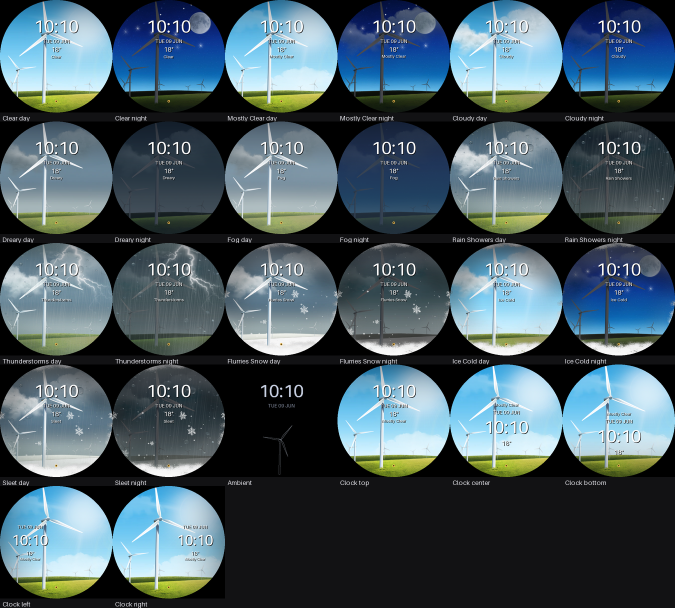
#> input picture wear/generated-preview/contact_sheet_all.png, 1350 x 1215 px (shown at 1/2 size)
$ python -i generate.py   (imports and definitions only)
#> lines starting #> are read from the running program, lines starting #| are printed output that depends on the picture
#> further down, picture is the input picture: PIL image 1350x1215 RGB; mean R, G, B 69.8, 88, 96.9
import argparse
import hashlib
import json
import math
import os
import random
import shutil
import sys
import tempfile
import xml.etree.ElementTree as ElementTree

from PIL import Image, ImageDraw, ImageFilter, ImageFont

import framing

Image.MAX_IMAGE_PIXELS = None

REPO_ROOT = os.path.normpath(os.path.join(os.path.dirname(os.path.abspath(__file__)), "..", ".."))
SOURCE_DIR = os.path.join(REPO_ROOT, "app", "res", "drawable-nodpi")
OUTPUT_DIR = os.path.join(REPO_ROOT, "wearWatchFace", "src", "main", "res", "drawable-nodpi")
PREVIEW_DIR = os.path.join(REPO_ROOT, "wear", "generated-preview")
MANIFEST_PATH = os.path.join(REPO_ROOT, "wear", "wear_asset_manifest.json")
SCENE_MAPPING_PATH = os.path.join(REPO_ROOT, "wear", "scene_mapping.json")
ASSET_SOURCES_PATH = os.path.join(REPO_ROOT, "wear", "asset_sources.json")
WATCHFACE_PATH = os.path.join(REPO_ROOT, "wearWatchFace", "src", "main", "res", "raw",
                              "watchface.xml")

FACE = framing.FACE
SEED = 20260901
NIGHT_GAIN = 0.24
NIGHT_LIFT = 0.06
HERO_INDEX = 2
FOREGROUND_MILLS = (1, 2)
MID_MILLS = (5, 6, 7)
FAR_MILLS = (11, 12)
SCENE_MILLS = FAR_MILLS + MID_MILLS + FOREGROUND_MILLS

CLOCK_LAYOUT = {
    "logo": {"x": 170, "y": 420, "width": 110, "height": 26},
    "weather_error_dot": {"x": 218, "y": 398, "width": 14, "height": 14},
    "complication_left": {"x": 98, "y": 374, "width": 52, "height": 52},
    "complication_right": {"x": 300, "y": 374, "width": 52, "height": 52},
    "ambient_rotor": {"x": 150, "y": 225, "width": 150, "height": 150},
    "ambient_tower": {"x": 213, "y": 298, "width": 13, "height": 143},
}

SCRIM_SIZE = (450, 232)

CLOCK_POSITIONS = {
    "top": {
        "scrim": {"x": 0, "y": 0, "width": 450, "height": 232, "angle": 0},
        "time": {"x": 25, "y": 62, "width": 400, "height": 88},
        "date": {"x": 75, "y": 152, "width": 300, "height": 26},
        "temperature": {"x": 125, "y": 182, "width": 200, "height": 32},
        "condition": {"x": 75, "y": 216, "width": 300, "height": 22},
        "fonts": {"time": 66, "date": 20, "temperature": 26, "condition": 17},
    },
    "center": {
        "scrim": None,
        "condition": {"x": 75, "y": 152, "width": 300, "height": 22},
        "date": {"x": 75, "y": 178, "width": 300, "height": 26},
        "time": {"x": 25, "y": 207, "width": 400, "height": 88},
        "temperature": {"x": 125, "y": 299, "width": 200, "height": 32},
        "fonts": {"time": 66, "date": 20, "temperature": 26, "condition": 17},
    },
    "bottom": {
        "scrim": {"x": 0, "y": 218, "width": 450, "height": 232, "angle": 180},
        "condition": {"x": 75, "y": 188, "width": 300, "height": 22},
        "date": {"x": 75, "y": 214, "width": 300, "height": 26},
        "time": {"x": 25, "y": 243, "width": 400, "height": 88},
        "temperature": {"x": 125, "y": 335, "width": 200, "height": 32},
        "fonts": {"time": 66, "date": 20, "temperature": 26, "condition": 17},
    },
    "left": {
        "scrim": {"x": -109, "y": 109, "width": 450, "height": 232, "angle": 270},
        "date": {"x": 10, "y": 152, "width": 220, "height": 24},
        "time": {"x": 10, "y": 181, "width": 220, "height": 72},
        "temperature": {"x": 10, "y": 255, "width": 220, "height": 28},
        "condition": {"x": 10, "y": 283, "width": 220, "height": 20},
        "fonts": {"time": 54, "date": 18, "temperature": 22, "condition": 15},
    },
    "right": {
        "scrim": {"x": 109, "y": 109, "width": 450, "height": 232, "angle": 90},
        "date": {"x": 220, "y": 152, "width": 220, "height": 24},
        "time": {"x": 220, "y": 181, "width": 220, "height": 72},
        "temperature": {"x": 220, "y": 255, "width": 220, "height": 28},
        "condition": {"x": 220, "y": 283, "width": 220, "height": 20},
        "fonts": {"time": 54, "date": 18, "temperature": 22, "condition": 15},
    },
}

DEFAULT_CLOCK_POSITION = "top"

BOLT_PLACEMENTS = [
    {"key": "storm_bolt_a", "source": "g_lightning_01.png", "x": 1.0, "y": 3.0, "scale": 0.62},
    {"key": "storm_bolt_b", "source": "g_lightning_02.png", "x": -2.6, "y": 3.4, "scale": 0.5},
    {"key": "storm_bolt_c", "source": "g_lightning_03.png", "x": 2.8, "y": 3.8, "scale": 0.44},
]


class Builder:
    # [23 lines left out: functions __init__, source, source_hash, not called in this run]

    def place(self, key, rect):
        self.geometry[key] = rect
        return rect

    # [35 lines left out: function emit, not called in this run]

    def source_out(self, path):
        image = Image.open(path)
        return image.convert("RGBA")


def read_json(path):
    with open(path, "r", encoding="utf-8") as handle:
        return json.load(handle)


# [4 lines left out: function is_opaque, not called in this run]


def resize(image, size):
    return image.resize((max(1, int(size[0])), max(1, int(size[1]))), Image.LANCZOS)


# [39 lines left out: functions content_box, hub_box, crop_padded, tint, not called in this run]


def clamp255(value):
    return max(0, min(255, int(round(value))))


# [48 lines left out: functions scale_alpha, radial_alpha, vertical_fade, not called in this run]


def mirror_tile_h(image):
    width, height = image.size
#> width = 1350; height = 1215
    canvas = Image.new("RGBA", (width * 2, height), (0, 0, 0, 0))
#> canvas: PIL image 2700x1215 RGBA; every value is 0
    canvas.paste(image, (0, 0))
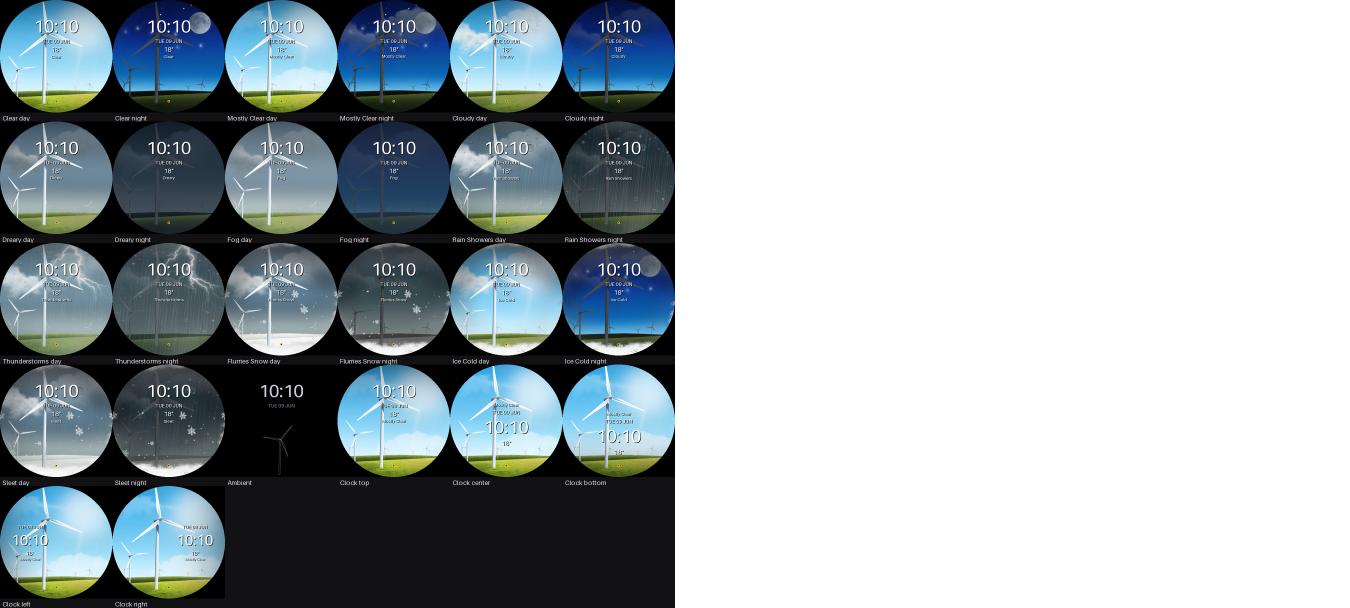
#> canvas: PIL image 2700x1215 RGBA (shown at 1/2 size); mean R, G, B, A 34.9, 44, 48.4, 127.5; transparent parts drawn white
    canvas.paste(image.transpose(Image.FLIP_LEFT_RIGHT), (width, 0))
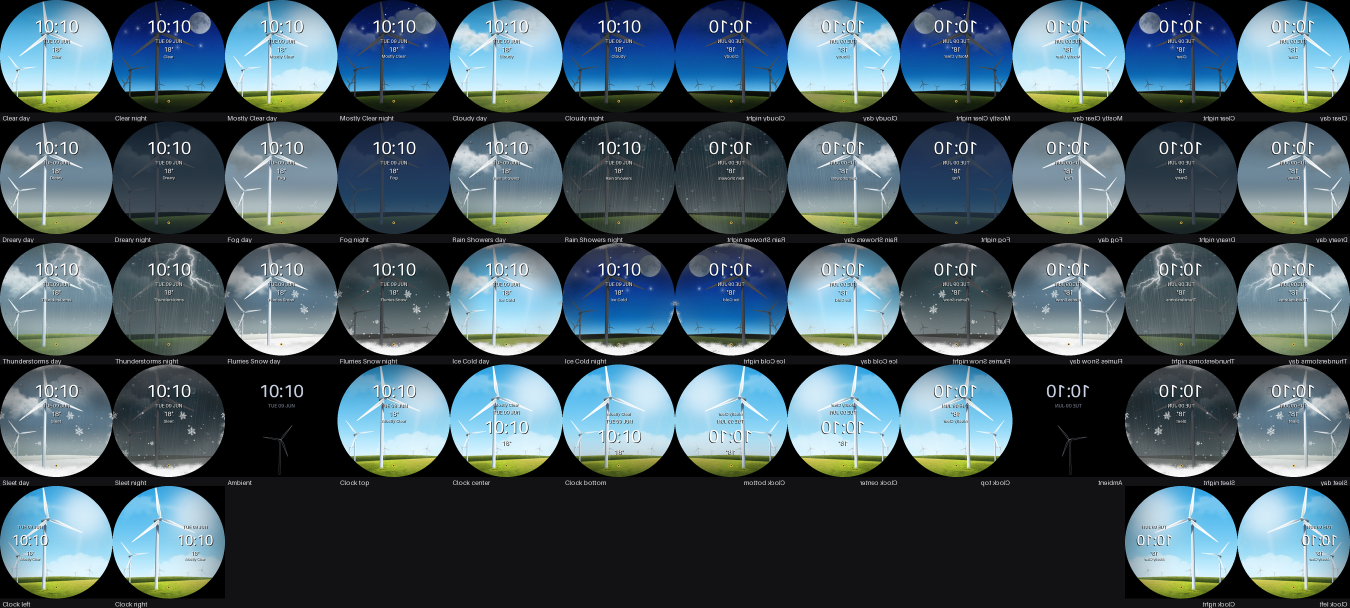
#> canvas: PIL image 2700x1215 RGBA (shown at 1/2 size); mean R, G, B, A 69.8, 88, 96.9, 255
    return canvas


# [198 lines left out: functions stack_v, scatter_field, trim_square, outline_only, window_asset, build_backgrounds and 2 more, not called in this run]


def max_size(current, rect):
    return (max(current[0], rect["width"]), max(current[1], rect["height"]))


# [295 lines left out: functions build_windmill, build_celestial, build_clouds, build_precipitation, build_storm, build_marks, not called in this run]


def scene_font(size):
    return ImageFont.load_default(size=size)


# [236 lines left out: functions paste, paste_rotated, compose_scene, precipitation_layer, fog_layer, draw_windmills and 6 more, not called in this run]


CONFIG_ICON = 96


# [60 lines left out: functions build_config_icons, write_preview_drawable, prune, write_scene_mapping, not called in this run]


GEOMETRY_ASSERTIONS = [
    ("skyOvercastNight", "sky"), ("skyClearNight", "sky"), ("skyOvercastDay", "sky"),
    ("skyClearDay", "sky"), ("nightCover", "nightcover"), ("starField", "starfield"),
    ("sunRays", "sun_rays"), ("sunCore", "sun_core"), ("sunFlare", "sun_flare"),
    ("landNearSnowNight", "land_near"), ("landNearNight", "land_near"),
    ("landNearSnowDay", "land_near"), ("landNearGreenDay", "land_near"),
    ("landNearOvercastDay", "land_near"),
    ("lawnSnowNight", "lawn"), ("lawnNight", "lawn"), ("lawnSnowDay", "lawn"),
    ("lawnGreenDay", "lawn"), ("lawnOvercastDay", "lawn"),
    ("landFarDay", "land_far"), ("landFarNight", "land_far"),
    ("landFarSnowDay", "land_far"), ("landFarSnowNight", "land_far"),
    ("lensWater", "waterdrop"), ("frostFringe", "frost"), ("stormFlash", "storm_flash"),
    ("brandMark", "logo"),
    ("weatherErrorDot", "weather_error_dot"),
    ("ambientRotor", "ambient_rotor"), ("ambientTower", "ambient_tower"),
]


# [191 lines left out: functions verify_watchface_geometry, build_all, restore_tree, check, main, not called in this run]


# [2 lines not run here, left out]

>>> from PIL import Image
>>> picture = Image.open('../../wear/generated-preview/contact_sheet_all.png')
>>> result = mirror_tile_h(picture)
